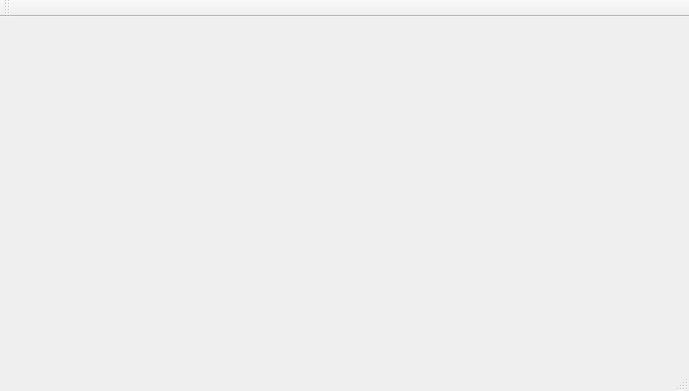
<?xml version="1.0" encoding="UTF-8"?>
<ui version="4.0">
 <class>AutoHideWidgetClass</class>
 <widget class="QMainWindow" name="AutoHideWidgetClass">
  <property name="geometry">
   <rect>
    <x>0</x>
    <y>0</y>
    <width>689</width>
    <height>391</height>
   </rect>
  </property>
  <property name="windowTitle">
   <string>AutoHideWidget</string>
  </property>
  <widget class="QWidget" name="centralWidget"/>
  <widget class="QMenuBar" name="menuBar">
   <property name="geometry">
    <rect>
     <x>0</x>
     <y>0</y>
     <width>689</width>
     <height>26</height>
    </rect>
   </property>
  </widget>
  <widget class="QToolBar" name="mainToolBar">
   <attribute name="toolBarArea">
    <enum>TopToolBarArea</enum>
   </attribute>
   <attribute name="toolBarBreak">
    <bool>false</bool>
   </attribute>
  </widget>
  <widget class="QStatusBar" name="statusBar"/>
 </widget>
 <layoutdefault spacing="6" margin="11"/>
 <resources>
  <include location="AutoHideWidget.qrc"/>
 </resources>
 <connections/>
</ui>
